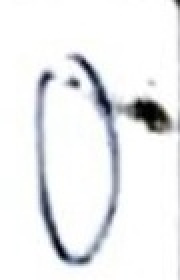
#> input picture datasample/0/Zero_full (1).jpg, 90 x 140 px (shown 2 times larger); its folder holds only this picture in this run
$ jupyter execute --allow-errors clasificacion_digitos.ipynb
#> lines starting #> are read from the running program, lines starting #| are printed output that depends on the picture; after the words box and inside, x2 and y2 are one past the last pixel; in counts of white or black regions, pixels touching at a corner belong together
# Clasificación de Dígitos Manuscritos Europeos

El reconocimiento automático de dígitos manuscritos es fundamental en aplicaciones como la digitalización de documentos, sistemas bancarios y corrección automática de exámenes. A diferencia del popular MNIST, este dataset contiene dígitos en notación europea (suiza), lo que presenta nuevos retos para los modelos clásicos.

**Fuente del dataset:**
[Kaggle - Handwritten Digits 0-9 (European)](https://www.kaggle.com/datasets/olafkrastovski/handwritten-digits-0-9)

- Imágenes: ~21,600
- Tamaño: 90x140 px, color (.jpg)
- Clases: 0-9 (carpetas separadas)

**Objetivo:**
Comparar el desempeño de modelos clásicos de clasificación sobre dígitos manuscritos europeos, utilizando técnicas de preprocesamiento y ajuste de hiperparámetros.

<details>
<summary><strong>Explicación de Librerías Utilizadas</strong></summary>

### Librerías Básicas
- **numpy**: Manipulación eficiente de arreglos y operaciones matemáticas.
- **pandas**: Manejo y análisis de datos en estructuras tipo DataFrame.

### Visualización
- **matplotlib.pyplot**: Creación de gráficos y visualizaciones básicas.
- **seaborn**: Visualización estadística avanzada y gráficos más atractivos.

### Procesamiento y Reducción de Dimensionalidad
- **sklearn.decomposition.PCA**: Reducción de dimensionalidad usando Análisis de Componentes Principales.
- **sklearn.preprocessing.StandardScaler**: Estandarización de características (media 0, varianza 1).

### Modelado y Selección de Modelos
- **sklearn.model_selection.train_test_split**: División de datos en conjuntos de entrenamiento, validación y prueba.
- **sklearn.model_selection.GridSearchCV**: Búsqueda de hiperparámetros óptimos mediante validación cruzada.
- **sklearn.linear_model.LogisticRegression**: Modelo de regresión logística para clasificación.
- **sklearn.tree.DecisionTreeClassifier**: Árboles de decisión para clasificación.
- **sklearn.ensemble.RandomForestClassifier**: Ensamble de árboles de decisión (Random Forest).
- **sklearn.neural_network.MLPClassifier**: Perceptrón multicapa (red neuronal simple) para clasificación.

### Métricas
- **sklearn.metrics.accuracy_score**: Cálculo de la exactitud del modelo.
- **sklearn.metrics.classification_report**: Reporte detallado de métricas de clasificación (precision, recall, F1).

### Utilidades y Preprocesamiento de Imágenes
- **skimage.io.imread**: Lectura de imágenes desde archivos.
- **skimage.color.rgb2gray**: Conversión de imágenes RGB a escala de grises.
- **skimage.filters.threshold_otsu**: Umbralización automática para binarización de imágenes.
- **cv2 (OpenCV)**: Procesamiento de imágenes (lectura, conversión, redimensionamiento).
- **tqdm**: Barra de progreso para bucles largos.
- **warnings**: Manejo y filtrado de advertencias en la ejecución.
- **collections.Counter**: Conteo eficiente de elementos en listas (por ejemplo, distribución de clases).

---
Estas librerías permiten cargar, procesar, visualizar y modelar datos de imágenes, así como evaluar el desempeño de los modelos de clasificación.

</details>

[cell 1]
# Básicos
import numpy as np
import pandas as pd
import os

# Visualización
import matplotlib.pyplot as plt
import seaborn as sns

# Procesamiento y PCA
from sklearn.decomposition import PCA
from sklearn.preprocessing import StandardScaler

# Modelado
from sklearn.model_selection import train_test_split, GridSearchCV
from sklearn.linear_model import LogisticRegression
from sklearn.tree import DecisionTreeClassifier
from sklearn.ensemble import RandomForestClassifier
from sklearn.neural_network import MLPClassifier

# Métricas
from sklearn.metrics import accuracy_score, classification_report

# Utilidades
from skimage.io import imread
from skimage.color import rgb2gray
from tqdm import tqdm
import warnings
from collections import Counter

[cell 2]
base_path = 'datasample'
image_paths = []
labels = []

for digit in os.listdir(base_path):
    digit_path = os.path.join(base_path, digit)
    if os.path.isdir(digit_path):
        for img_file in os.listdir(digit_path):
            if img_file.endswith('.jpg'):
                image_paths.append(os.path.join(digit_path, img_file))
                labels.append(int(digit))
#> pass 2 of the loop `for digit in os.listdir(base_path):`:

print(f"Total de imágenes cargadas: {len(image_paths)}")

<details>
<summary><strong>Carga y Organización de los Datos</strong></summary>

## Estructura del Dataset

El conjunto de datos de digitos manuscritos europeos está organizado en una estructura jerárquica de carpetas:

Cada subcarpeta representa un dígito de cero a nueve y contiene imágenes JPG.

## Estrategia de Carga

El código implementa una estrategia eficiente para cargar el conjunto de datos completo:

1. **Inicialización de estructuras**: Se crean dos listas vacías para almacenar las rutas de las imágenes y sus etiquetas correspondientes.

2. **Recorrido recursivo de directorios**: Se utiliza `os.listdir()` para enumerar todas las carpetas de dígitos, y luego se explora cada una para encontrar archivos de imagen.

3. **Filtrado por extensión**: Solo se consideran archivos con extensión `.jpg` para asegurar la consistencia del dataset.

4. **Mapeo automático de etiquetas**: El nombre de cada subcarpeta se convierte a entero para usarse como etiqueta, aprovechando la organización natural del dataset.

5. **Trazabilidad**: El código mantiene tanto las rutas completas de los archivos como sus etiquetas, permitiendo acceso posterior a los datos originales si es necesario.
</details>

# Visualización del Estado Natural de los Datos

<details>
<summary><strong>¿Por que visualizar los datos en su estado natural?</strong></summary>

es fundamental para observar como son las imagenes originales del dataset.

Esto permite:

- Identificar la variabilidad en la escritura de los dígitos.
- Detectar posibles problemas de calidad, ruido o diferencias de estilo.
- Verificar que la carga de datos se realizó correctamente y que las etiquetas corresponden a las imágenes.

</details>

[cell 3]
fig, axes = plt.subplots(2, 5, figsize=(15, 6))
for ax, digit in zip(axes.flat, sorted(set(labels))):
    idx = labels.index(digit)
    img = imread(image_paths[idx])
#> img is the input picture: shape (140, 90, 3); mean R, G, B 236, 237.2, 238.6
    ax.imshow(img)
    ax.set_title(f"Clase: {digit}")
    ax.axis('off')
#> pass 2 of the loop `for ax, digit in zip(axes.flat, sorted(set(labels))):`:
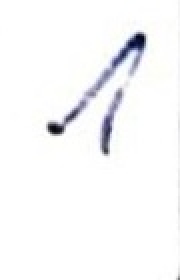
#> input picture datasample/1/One_full (2).jpg, 90 x 140 px (shown 2 times larger)
#> img is the input picture: shape (140, 90, 3); mean R, G, B 248.1, 248.3, 249.3
plt.suptitle("Ejemplo de cada clase")
plt.tight_layout()
plt.show()
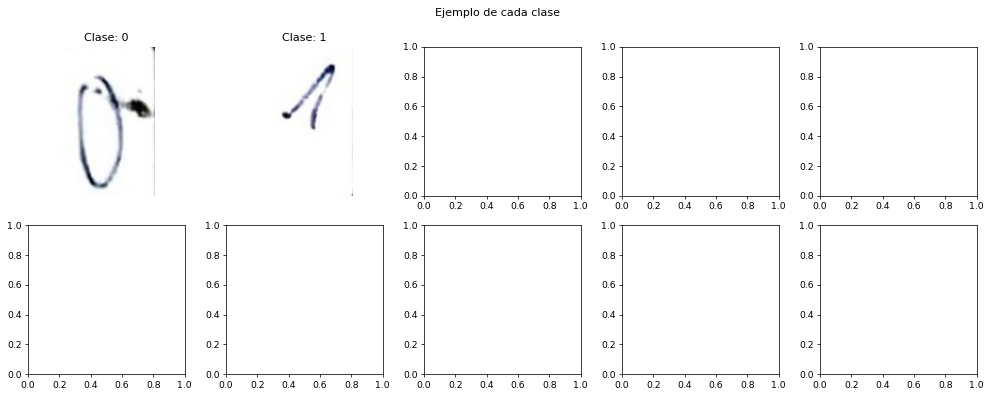
#> figure drawn by matplotlib, 2 panels

[cell 4]
fig, axes = plt.subplots(10, 5, figsize=(10, 20))
#> (the rest of this cell did not finish here and is left out)

La gráfica anterior muestra un ejemplo visual de cada dígito manuscrito, permitiendo observar la variabilidad y el estilo europeo. La siguiente gráfica muestra la distribución de imágenes por clase, que es bastante balanceada.

[cell 5]
sns.countplot(x=labels)
plt.title('Distribución de clases (0-9)')
plt.xlabel('Dígito')
plt.ylabel('Cantidad de imágenes')
plt.show()
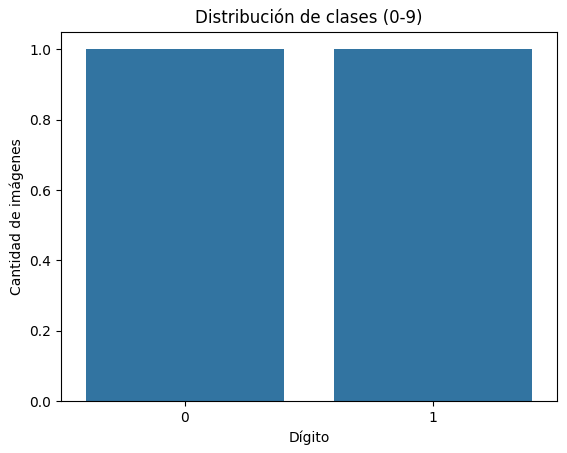
#> figure drawn by matplotlib, 1 panel

<details>
<summary><strong>Distribución de clases de 0 a 9</strong></summary>

El gráfico de barras muestra la cantidad de imágenes disponibles para cada una de las clases de dígitos de 0 a 9 en el dataset. Se observa que la distribución es bastante balanceada, ya que todas las clases tienen un número similar de ejemplos, con pequeñas variaciones.

Esto es importante porque un conjunto de datos balanceado ayuda a que los modelos de clasificación no se vean sesgados hacia una clase específica y puedan aprender a reconocer todos los dígitos de manera equitativa. Una buena distribución de clases es clave para obtener resultados justos y comparables entre los diferentes modelos evaluados.

</details>

# Preprocesamiento de los datos (Filtros y Escalado)

[cell 6]
from skimage.filters import threshold_otsu
import cv2

X = []
for path in tqdm(image_paths):
    img = cv2.imread(path)
    img_gray = cv2.cvtColor(img, cv2.COLOR_BGR2GRAY)

    img_resized = cv2.resize(img_gray, (35, 60))
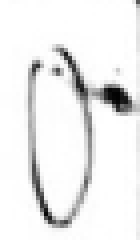
#> img_resized: shape (60, 35) (shown 4 times larger); min 2, max 255, mean 237.1

    thresh = threshold_otsu(img_resized)
#> thresh = 183
    img_bin = (img_resized > thresh).astype(float)
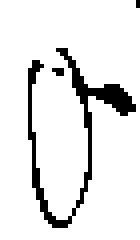
#> img_bin: shape (60, 35) float64 (shown 4 times larger); values 0 (black) and 1 (white), 90.2% white; black in thin lines or dots, all inside (x1, y1, x2, y2) = (7, 0, 35, 57)

    X.append(img_bin.flatten())
#> pass 2 of the loop `for path in tqdm(image_paths):`:
#> `img_resized = cv2.resize(img_gray, (35, 60))`:
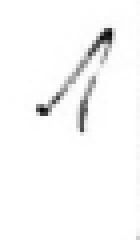
#> img_resized: shape (60, 35) (shown 4 times larger); min 10, max 255, mean 248.4
#> thresh = 185
#> `img_bin = (img_resized > thresh).astype(float)`:
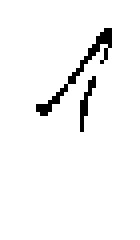
#> img_bin: shape (60, 35) float64 (shown 4 times larger); values 0 (black) and 1 (white), 96.2% white; black in thin lines or dots, all inside (x1, y1, x2, y2) = (9, 7, 28, 33)

X = np.array(X)
y = np.array(labels)
print("Dimensión de cada imagen:", X.shape[1])
#| Dimensión de cada imagen: 2100

<details>
<summary><strong>Explicación del Preprocesamiento de Imágenes</strong></summary>

1. **Importación de librerías**
   - `threshold_otsu` de `skimage.filters`: Permite calcular un umbral óptimo para binarizar imágenes automáticamente.
   - `cv2` (OpenCV): Utilizado para leer, convertir y redimensionar imágenes.

2. **Lectura y procesamiento de cada imagen**
   - Se recorre la lista de rutas `image_paths` usando una barra de progreso (`tqdm`).
   - Cada imagen se lee con `cv2.imread(path)`.
   - Se convierte a escala de grises con `cv2.cvtColor(img, cv2.COLOR_BGR2GRAY)`.
   - Se redimensiona a 35x60 píxeles para reducir la dimensionalidad y estandarizar el tamaño.
   - Se calcula el umbral de Otsu (`threshold_otsu`) y se binariza la imagen: los píxeles mayores al umbral se ponen en 1 (blanco), el resto en 0 (negro).
   - La imagen binarizada se aplana (flatten) y se agrega a la lista `X`.

3. **Conversión a arreglos NumPy**
   - `X` se convierte en un arreglo de NumPy de tamaño `(n_imágenes, 2100)`, donde 2100 es el resultado de 35x60 píxeles por imagen.
   - `y` contiene las etiquetas correspondientes.

4. **Impresión de la dimensión**
   - Se imprime la cantidad de características por imagen, que es 2100.

**Resultado de la ejecución:**
```
100%|█████████████████████████████████████████████████████████████████████████████| 21555/21555 [00:01<00:00, 13329.75it/s]
Dimensión de cada imagen: 2100
```
Esto indica que se procesaron 21,555 imágenes exitosamente y que cada imagen, tras el preprocesamiento, se representa como un vector de 2100 características binarias (0 o 1).
</details>

[cell 7]
plt.imshow(X[0].reshape(60, 35), cmap='gray')
plt.title("Imagen binarizada 35 x 60")
plt.axis('off')
plt.show()

[cell 8]
fig, axes = plt.subplots(10, 5, figsize=(10, 20))

#> (the rest of this cell did not finish here and is left out)

<details>
<summary><strong>Explicacion de la Variabilidad de Imágenes Procesadas por Clase</strong></summary>

1. **Creación de la figura y ejes**
   - Se crea una cuadrícula de subgráficos de 10 filas (una por cada dígito) y 5 columnas (cinco ejemplos por clase), con un tamaño de figura adecuado para visualizar todas las imágenes.

2. **Selección de muestras aleatorias**
   - Para cada dígito (de 0 a 9), se identifican los índices de las imágenes correspondientes a esa clase.
   - Se seleccionan aleatoriamente 5 imágenes distintas de esa clase.

3. **Visualización de las imágenes**
   - Cada imagen seleccionada se reconstruye a su forma original (60x35 píxeles) y se muestra en escala de grises.
   - Se eliminan los ejes para una visualización más limpia.
   - En la primera columna de cada fila, se añade una etiqueta indicando la clase correspondiente.

4. **Título y ajuste de la figura**
   - Se añade un título general a la figura y se ajusta el diseño para evitar solapamientos.

Esta visualización es útil para analizar la variabilidad intra-clase y verificar que el preprocesamiento conserva las características distintivas de cada dígito, facilitando la tarea de clasificación para los modelos de machine learning.
</details>

# Gráficos

[cell 9]
pixeles_blancos = [img.sum() for img in X]
#> pixeles_blancos = [1895, 2021]
plt.figure(figsize=(8,4))
plt.hist(pixeles_blancos, bins=30, color='skyblue', edgecolor='black')
plt.title('Distribución de píxeles blancos por imagen')
plt.xlabel('Cantidad de píxeles blancos')
plt.ylabel('Número de imágenes')
plt.show()
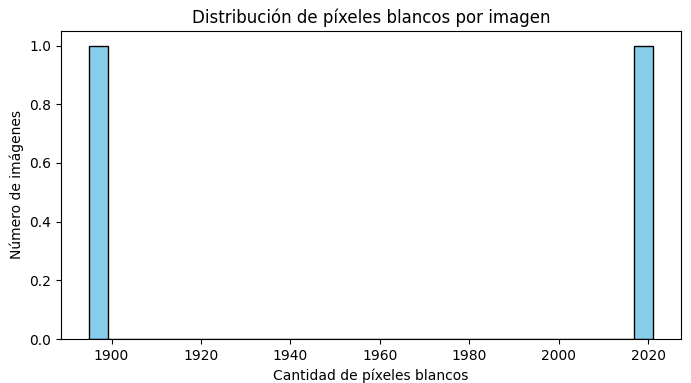
#> figure drawn by matplotlib, 1 panel

<details>
<summary><strong>Distribución de píxeles blancos por imagen (histograma)</strong></summary>

1. **Cálculo de píxeles blancos:**
   - Para cada imagen en `X` (ya preprocesada y binarizada), se suma el valor de todos sus píxeles. Como las imágenes son binarias (0 para negro, 1 para blanco), la suma indica cuántos píxeles blancos hay en cada imagen.

2. **Visualización con histograma:**
   - Se utiliza `plt.hist` para graficar la distribución de la cantidad de píxeles blancos por imagen.
   - El histograma muestra en el eje X la cantidad de píxeles blancos y en el eje Y el número de imágenes que tienen esa cantidad.

3. **Interpretación:**
   - El gráfico permite observar la variabilidad en la cantidad de píxeles blancos entre las imágenes del dataset.
   - Una distribución concentrada indica que la mayoría de las imágenes tienen una cantidad similar de píxeles blancos, mientras que una distribución más dispersa sugiere mayor variabilidad en la escritura o el tamaño de los dígitos manuscritos.

Esta visualización es útil para detectar posibles imágenes atípicas (outliers) y para entender mejor la estructura de los datos antes de entrenar los modelos de clasificación.

[cell 10]
df_pixeles = pd.DataFrame({'Clase': labels, 'PixelesBlancos': pixeles_blancos})
#> df_pixeles = table of 2 rows and 2 columns
plt.figure(figsize=(10,5))
sns.boxplot(x='Clase', y='PixelesBlancos', data=df_pixeles)
plt.title('Distribución de píxeles blancos por clase')
plt.xlabel('Clase')
plt.ylabel('Cantidad de píxeles blancos')
plt.show()
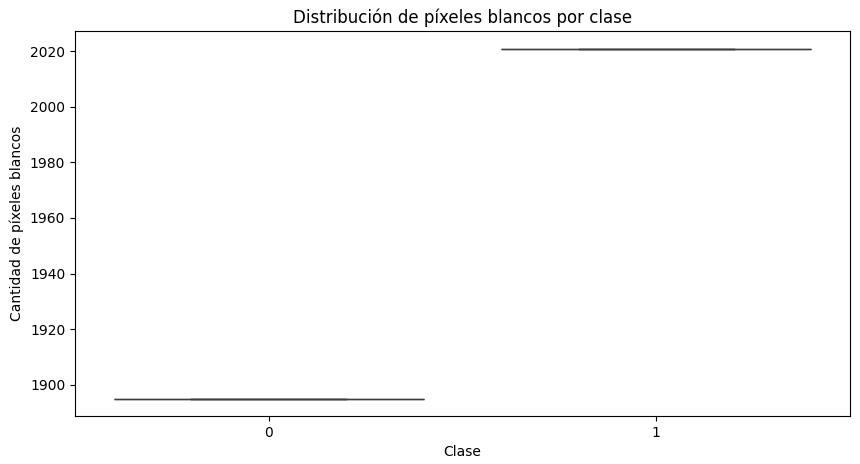
#> figure drawn by matplotlib, 1 panel
